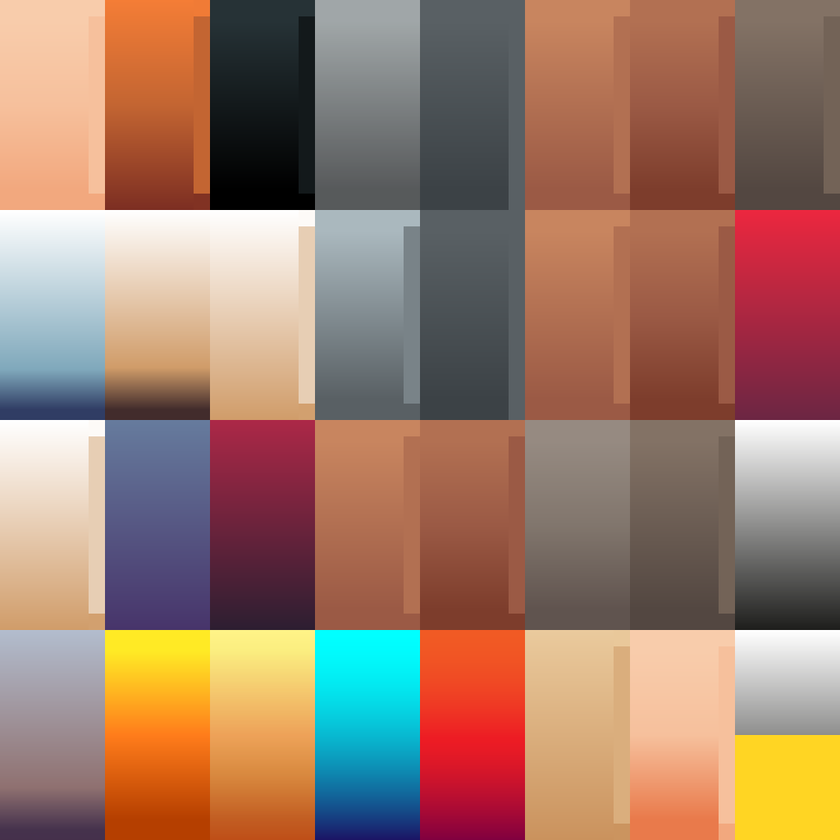
#> input picture Assets/SourceFiles/Prototype/Resources/Courtyard/EnemyAtlas.png, 840 x 840 px, shrunk from 1024 x 1024 before the run
$ python hero_palette.py ../../Assets/SourceFiles/Prototype/Resources/Courtyard/EnemyAtlas.png out.png
#> lines starting #> are read from the running program, lines starting #| are printed output that depends on the picture
# CC0 Knight atlas derivative: red cloth/plume to azure, keeping skin/metal/UVs intact.
from PIL import Image
import colorsys,sys
im=Image.open(sys.argv[1]).convert('RGBA');pixels=im.load()
#> further down, im is the input picture: PIL image 840x840 RGBA; mean R, G, B, A 158, 122.6, 105.3, 255
for y in range(im.height):
 for x in range(im.width):
  r,g,b,a=pixels[x,y];h,s,v=colorsys.rgb_to_hsv(r/255,g/255,b/255)
  if (h>.95 or h<.035) and s>.45 and v>.15:
   rgb=colorsys.hsv_to_rgb(.55,.65,min(.82,v*.7+.12));pixels[x,y]=tuple(round(c*255) for c in rgb)+(a,)
im.save(sys.argv[2])
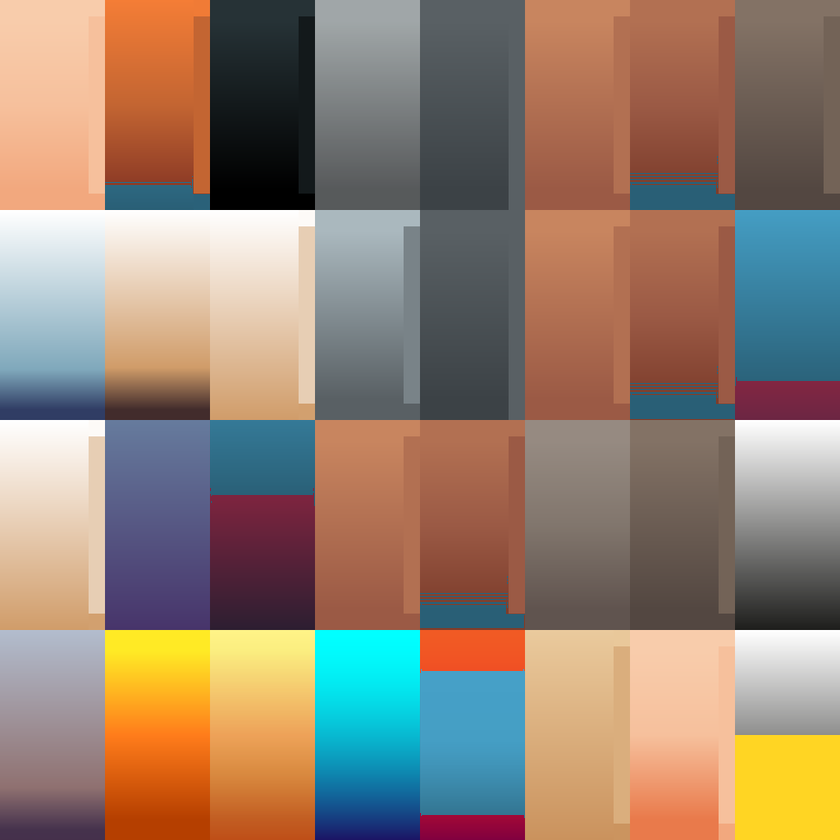
#> saved as out.png: PIL image 840x840 RGBA; mean R, G, B, A 148.9, 128.6, 112.8, 255
